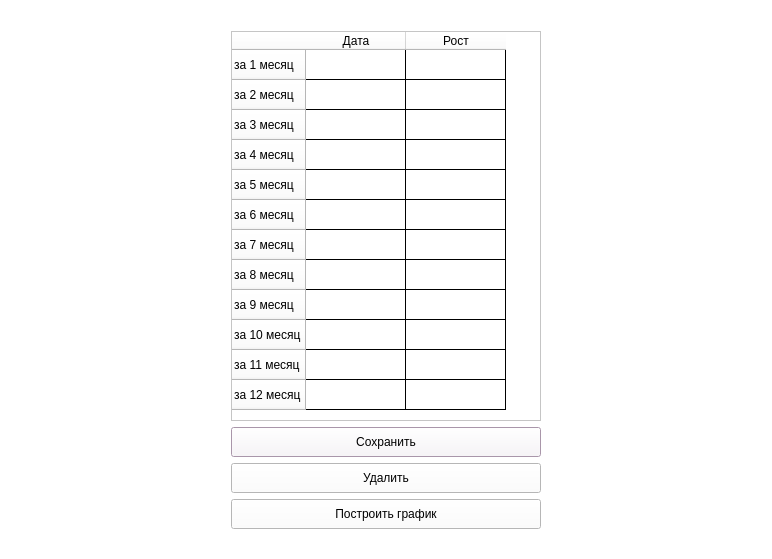
<?xml version="1.0" encoding="UTF-8"?>
<ui version="4.0">
 <class>SecondWindow</class>
 <widget class="QDialog" name="SecondWindow">
  <property name="geometry">
   <rect>
    <x>0</x>
    <y>0</y>
    <width>772</width>
    <height>559</height>
   </rect>
  </property>
  <property name="sizePolicy">
   <sizepolicy hsizetype="Expanding" vsizetype="Expanding">
    <horstretch>0</horstretch>
    <verstretch>0</verstretch>
   </sizepolicy>
  </property>
  <property name="minimumSize">
   <size>
    <width>0</width>
    <height>0</height>
   </size>
  </property>
  <property name="cursor">
   <cursorShape>CrossCursor</cursorShape>
  </property>
  <property name="windowTitle">
   <string>Dialog</string>
  </property>
  <property name="layoutDirection">
   <enum>Qt::LeftToRight</enum>
  </property>
  <property name="autoFillBackground">
   <bool>false</bool>
  </property>
  <property name="styleSheet">
   <string notr="true">background-color: rgb(255, 255, 255);
selection-background-color: rgb(254, 229, 255);</string>
  </property>
  <layout class="QGridLayout" name="gridLayout">
   <item row="0" column="1">
    <spacer name="verticalSpacer_2">
     <property name="orientation">
      <enum>Qt::Vertical</enum>
     </property>
     <property name="sizeHint" stdset="0">
      <size>
       <width>20</width>
       <height>12</height>
      </size>
     </property>
    </spacer>
   </item>
   <item row="1" column="0">
    <spacer name="horizontalSpacer">
     <property name="orientation">
      <enum>Qt::Horizontal</enum>
     </property>
     <property name="sizeHint" stdset="0">
      <size>
       <width>223</width>
       <height>20</height>
      </size>
     </property>
    </spacer>
   </item>
   <item row="1" column="1">
    <widget class="QTableWidget" name="tableWidget">
     <property name="sizePolicy">
      <sizepolicy hsizetype="Expanding" vsizetype="Expanding">
       <horstretch>200</horstretch>
       <verstretch>200</verstretch>
      </sizepolicy>
     </property>
     <property name="minimumSize">
      <size>
       <width>310</width>
       <height>390</height>
      </size>
     </property>
     <property name="maximumSize">
      <size>
       <width>310</width>
       <height>390</height>
      </size>
     </property>
     <property name="baseSize">
      <size>
       <width>290</width>
       <height>390</height>
      </size>
     </property>
     <property name="layoutDirection">
      <enum>Qt::LeftToRight</enum>
     </property>
     <property name="styleSheet">
      <string notr="true">border-color: rgb(170, 0, 0);
gridline-color: rgb(0, 0, 0);
selection-color: rgb(85, 0, 255);
font: 12pt &quot;Segoe MDL2 Assets&quot;;</string>
     </property>
     <property name="gridStyle">
      <enum>Qt::SolidLine</enum>
     </property>
     <row>
      <property name="text">
       <string>за 1 месяц</string>
      </property>
     </row>
     <row>
      <property name="text">
       <string>за 2 месяц</string>
      </property>
     </row>
     <row>
      <property name="text">
       <string>за 3 месяц</string>
      </property>
     </row>
     <row>
      <property name="text">
       <string>за 4 месяц</string>
      </property>
     </row>
     <row>
      <property name="text">
       <string>за 5 месяц</string>
      </property>
     </row>
     <row>
      <property name="text">
       <string>за 6 месяц</string>
      </property>
     </row>
     <row>
      <property name="text">
       <string>за 7 месяц</string>
      </property>
     </row>
     <row>
      <property name="text">
       <string>за 8 месяц</string>
      </property>
     </row>
     <row>
      <property name="text">
       <string>за 9 месяц</string>
      </property>
     </row>
     <row>
      <property name="text">
       <string>за 10 месяц</string>
      </property>
     </row>
     <row>
      <property name="text">
       <string>за 11 месяц</string>
      </property>
     </row>
     <row>
      <property name="text">
       <string>за 12 месяц</string>
      </property>
     </row>
     <column>
      <property name="text">
       <string>Дата</string>
      </property>
     </column>
     <column>
      <property name="text">
       <string>Рост</string>
      </property>
     </column>
    </widget>
   </item>
   <item row="1" column="2">
    <spacer name="horizontalSpacer_2">
     <property name="orientation">
      <enum>Qt::Horizontal</enum>
     </property>
     <property name="sizeHint" stdset="0">
      <size>
       <width>223</width>
       <height>20</height>
      </size>
     </property>
    </spacer>
   </item>
   <item row="2" column="1">
    <widget class="QPushButton" name="saveButton">
     <property name="sizePolicy">
      <sizepolicy hsizetype="Minimum" vsizetype="Minimum">
       <horstretch>29</horstretch>
       <verstretch>30</verstretch>
      </sizepolicy>
     </property>
     <property name="minimumSize">
      <size>
       <width>310</width>
       <height>30</height>
      </size>
     </property>
     <property name="maximumSize">
      <size>
       <width>310</width>
       <height>30</height>
      </size>
     </property>
     <property name="baseSize">
      <size>
       <width>290</width>
       <height>30</height>
      </size>
     </property>
     <property name="palette">
      <palette>
       <active>
        <colorrole role="WindowText">
         <brush brushstyle="SolidPattern">
          <color alpha="255">
           <red>0</red>
           <green>0</green>
           <blue>0</blue>
          </color>
         </brush>
        </colorrole>
        <colorrole role="Button">
         <brush brushstyle="SolidPattern">
          <color alpha="255">
           <red>0</red>
           <green>85</green>
           <blue>255</blue>
          </color>
         </brush>
        </colorrole>
        <colorrole role="Light">
         <brush brushstyle="SolidPattern">
          <color alpha="255">
           <red>127</red>
           <green>170</green>
           <blue>255</blue>
          </color>
         </brush>
        </colorrole>
        <colorrole role="Midlight">
         <brush brushstyle="SolidPattern">
          <color alpha="255">
           <red>63</red>
           <green>127</green>
           <blue>255</blue>
          </color>
         </brush>
        </colorrole>
        <colorrole role="Dark">
         <brush brushstyle="SolidPattern">
          <color alpha="255">
           <red>0</red>
           <green>42</green>
           <blue>127</blue>
          </color>
         </brush>
        </colorrole>
        <colorrole role="Mid">
         <brush brushstyle="SolidPattern">
          <color alpha="255">
           <red>0</red>
           <green>57</green>
           <blue>170</blue>
          </color>
         </brush>
        </colorrole>
        <colorrole role="Text">
         <brush brushstyle="SolidPattern">
          <color alpha="255">
           <red>0</red>
           <green>0</green>
           <blue>0</blue>
          </color>
         </brush>
        </colorrole>
        <colorrole role="BrightText">
         <brush brushstyle="SolidPattern">
          <color alpha="255">
           <red>255</red>
           <green>255</green>
           <blue>255</blue>
          </color>
         </brush>
        </colorrole>
        <colorrole role="ButtonText">
         <brush brushstyle="SolidPattern">
          <color alpha="255">
           <red>0</red>
           <green>0</green>
           <blue>0</blue>
          </color>
         </brush>
        </colorrole>
        <colorrole role="Base">
         <brush brushstyle="SolidPattern">
          <color alpha="255">
           <red>255</red>
           <green>255</green>
           <blue>255</blue>
          </color>
         </brush>
        </colorrole>
        <colorrole role="Window">
         <brush brushstyle="SolidPattern">
          <color alpha="255">
           <red>0</red>
           <green>85</green>
           <blue>255</blue>
          </color>
         </brush>
        </colorrole>
        <colorrole role="Shadow">
         <brush brushstyle="SolidPattern">
          <color alpha="255">
           <red>0</red>
           <green>0</green>
           <blue>0</blue>
          </color>
         </brush>
        </colorrole>
        <colorrole role="AlternateBase">
         <brush brushstyle="SolidPattern">
          <color alpha="255">
           <red>127</red>
           <green>170</green>
           <blue>255</blue>
          </color>
         </brush>
        </colorrole>
        <colorrole role="ToolTipBase">
         <brush brushstyle="SolidPattern">
          <color alpha="255">
           <red>255</red>
           <green>255</green>
           <blue>220</blue>
          </color>
         </brush>
        </colorrole>
        <colorrole role="ToolTipText">
         <brush brushstyle="SolidPattern">
          <color alpha="255">
           <red>0</red>
           <green>0</green>
           <blue>0</blue>
          </color>
         </brush>
        </colorrole>
        <colorrole role="PlaceholderText">
         <brush brushstyle="SolidPattern">
          <color alpha="127">
           <red>0</red>
           <green>0</green>
           <blue>0</blue>
          </color>
         </brush>
        </colorrole>
        <colorrole role="Accent">
         <brush brushstyle="SolidPattern">
          <color alpha="255">
           <red>255</red>
           <green>255</green>
           <blue>255</blue>
          </color>
         </brush>
        </colorrole>
       </active>
       <inactive>
        <colorrole role="WindowText">
         <brush brushstyle="SolidPattern">
          <color alpha="255">
           <red>0</red>
           <green>0</green>
           <blue>0</blue>
          </color>
         </brush>
        </colorrole>
        <colorrole role="Button">
         <brush brushstyle="SolidPattern">
          <color alpha="255">
           <red>0</red>
           <green>85</green>
           <blue>255</blue>
          </color>
         </brush>
        </colorrole>
        <colorrole role="Light">
         <brush brushstyle="SolidPattern">
          <color alpha="255">
           <red>127</red>
           <green>170</green>
           <blue>255</blue>
          </color>
         </brush>
        </colorrole>
        <colorrole role="Midlight">
         <brush brushstyle="SolidPattern">
          <color alpha="255">
           <red>63</red>
           <green>127</green>
           <blue>255</blue>
          </color>
         </brush>
        </colorrole>
        <colorrole role="Dark">
         <brush brushstyle="SolidPattern">
          <color alpha="255">
           <red>0</red>
           <green>42</green>
           <blue>127</blue>
          </color>
         </brush>
        </colorrole>
        <colorrole role="Mid">
         <brush brushstyle="SolidPattern">
          <color alpha="255">
           <red>0</red>
           <green>57</green>
           <blue>170</blue>
          </color>
         </brush>
        </colorrole>
        <colorrole role="Text">
         <brush brushstyle="SolidPattern">
          <color alpha="255">
           <red>0</red>
           <green>0</green>
           <blue>0</blue>
          </color>
         </brush>
        </colorrole>
        <colorrole role="BrightText">
         <brush brushstyle="SolidPattern">
          <color alpha="255">
           <red>255</red>
           <green>255</green>
           <blue>255</blue>
          </color>
         </brush>
        </colorrole>
        <colorrole role="ButtonText">
         <brush brushstyle="SolidPattern">
          <color alpha="255">
           <red>0</red>
           <green>0</green>
           <blue>0</blue>
          </color>
         </brush>
        </colorrole>
        <colorrole role="Base">
         <brush brushstyle="SolidPattern">
          <color alpha="255">
           <red>255</red>
           <green>255</green>
           <blue>255</blue>
          </color>
         </brush>
        </colorrole>
        <colorrole role="Window">
         <brush brushstyle="SolidPattern">
          <color alpha="255">
           <red>0</red>
           <green>85</green>
           <blue>255</blue>
          </color>
         </brush>
        </colorrole>
        <colorrole role="Shadow">
         <brush brushstyle="SolidPattern">
          <color alpha="255">
           <red>0</red>
           <green>0</green>
           <blue>0</blue>
          </color>
         </brush>
        </colorrole>
        <colorrole role="AlternateBase">
         <brush brushstyle="SolidPattern">
          <color alpha="255">
           <red>127</red>
           <green>170</green>
           <blue>255</blue>
          </color>
         </brush>
        </colorrole>
        <colorrole role="ToolTipBase">
         <brush brushstyle="SolidPattern">
          <color alpha="255">
           <red>255</red>
           <green>255</green>
           <blue>220</blue>
          </color>
         </brush>
        </colorrole>
        <colorrole role="ToolTipText">
         <brush brushstyle="SolidPattern">
          <color alpha="255">
           <red>0</red>
           <green>0</green>
           <blue>0</blue>
          </color>
         </brush>
        </colorrole>
        <colorrole role="PlaceholderText">
         <brush brushstyle="SolidPattern">
          <color alpha="127">
           <red>0</red>
           <green>0</green>
           <blue>0</blue>
          </color>
         </brush>
        </colorrole>
        <colorrole role="Accent">
         <brush brushstyle="SolidPattern">
          <color alpha="255">
           <red>255</red>
           <green>255</green>
           <blue>255</blue>
          </color>
         </brush>
        </colorrole>
       </inactive>
       <disabled>
        <colorrole role="WindowText">
         <brush brushstyle="SolidPattern">
          <color alpha="255">
           <red>0</red>
           <green>42</green>
           <blue>127</blue>
          </color>
         </brush>
        </colorrole>
        <colorrole role="Button">
         <brush brushstyle="SolidPattern">
          <color alpha="255">
           <red>0</red>
           <green>85</green>
           <blue>255</blue>
          </color>
         </brush>
        </colorrole>
        <colorrole role="Light">
         <brush brushstyle="SolidPattern">
          <color alpha="255">
           <red>127</red>
           <green>170</green>
           <blue>255</blue>
          </color>
         </brush>
        </colorrole>
        <colorrole role="Midlight">
         <brush brushstyle="SolidPattern">
          <color alpha="255">
           <red>63</red>
           <green>127</green>
           <blue>255</blue>
          </color>
         </brush>
        </colorrole>
        <colorrole role="Dark">
         <brush brushstyle="SolidPattern">
          <color alpha="255">
           <red>0</red>
           <green>42</green>
           <blue>127</blue>
          </color>
         </brush>
        </colorrole>
        <colorrole role="Mid">
         <brush brushstyle="SolidPattern">
          <color alpha="255">
           <red>0</red>
           <green>57</green>
           <blue>170</blue>
          </color>
         </brush>
        </colorrole>
        <colorrole role="Text">
         <brush brushstyle="SolidPattern">
          <color alpha="255">
           <red>0</red>
           <green>42</green>
           <blue>127</blue>
          </color>
         </brush>
        </colorrole>
        <colorrole role="BrightText">
         <brush brushstyle="SolidPattern">
          <color alpha="255">
           <red>255</red>
           <green>255</green>
           <blue>255</blue>
          </color>
         </brush>
        </colorrole>
        <colorrole role="ButtonText">
         <brush brushstyle="SolidPattern">
          <color alpha="255">
           <red>0</red>
           <green>42</green>
           <blue>127</blue>
          </color>
         </brush>
        </colorrole>
        <colorrole role="Base">
         <brush brushstyle="SolidPattern">
          <color alpha="255">
           <red>0</red>
           <green>85</green>
           <blue>255</blue>
          </color>
         </brush>
        </colorrole>
        <colorrole role="Window">
         <brush brushstyle="SolidPattern">
          <color alpha="255">
           <red>0</red>
           <green>85</green>
           <blue>255</blue>
          </color>
         </brush>
        </colorrole>
        <colorrole role="Shadow">
         <brush brushstyle="SolidPattern">
          <color alpha="255">
           <red>0</red>
           <green>0</green>
           <blue>0</blue>
          </color>
         </brush>
        </colorrole>
        <colorrole role="AlternateBase">
         <brush brushstyle="SolidPattern">
          <color alpha="255">
           <red>0</red>
           <green>85</green>
           <blue>255</blue>
          </color>
         </brush>
        </colorrole>
        <colorrole role="ToolTipBase">
         <brush brushstyle="SolidPattern">
          <color alpha="255">
           <red>255</red>
           <green>255</green>
           <blue>220</blue>
          </color>
         </brush>
        </colorrole>
        <colorrole role="ToolTipText">
         <brush brushstyle="SolidPattern">
          <color alpha="255">
           <red>0</red>
           <green>0</green>
           <blue>0</blue>
          </color>
         </brush>
        </colorrole>
        <colorrole role="PlaceholderText">
         <brush brushstyle="SolidPattern">
          <color alpha="127">
           <red>0</red>
           <green>42</green>
           <blue>127</blue>
          </color>
         </brush>
        </colorrole>
        <colorrole role="Accent">
         <brush brushstyle="SolidPattern">
          <color alpha="255">
           <red>76</red>
           <green>136</green>
           <blue>255</blue>
          </color>
         </brush>
        </colorrole>
       </disabled>
      </palette>
     </property>
     <property name="cursor">
      <cursorShape>CrossCursor</cursorShape>
     </property>
     <property name="layoutDirection">
      <enum>Qt::LeftToRight</enum>
     </property>
     <property name="styleSheet">
      <string notr="true">font: 700 9pt &quot;System&quot;;</string>
     </property>
     <property name="text">
      <string>Сохранить</string>
     </property>
    </widget>
   </item>
   <item row="3" column="1">
    <widget class="QPushButton" name="deleteButton">
     <property name="sizePolicy">
      <sizepolicy hsizetype="Minimum" vsizetype="Expanding">
       <horstretch>0</horstretch>
       <verstretch>0</verstretch>
      </sizepolicy>
     </property>
     <property name="minimumSize">
      <size>
       <width>310</width>
       <height>30</height>
      </size>
     </property>
     <property name="maximumSize">
      <size>
       <width>310</width>
       <height>30</height>
      </size>
     </property>
     <property name="baseSize">
      <size>
       <width>290</width>
       <height>30</height>
      </size>
     </property>
     <property name="styleSheet">
      <string notr="true">font: 700 9pt &quot;System&quot;;</string>
     </property>
     <property name="text">
      <string>Удалить</string>
     </property>
    </widget>
   </item>
   <item row="4" column="1">
    <widget class="QPushButton" name="graphButton">
     <property name="sizePolicy">
      <sizepolicy hsizetype="Minimum" vsizetype="Expanding">
       <horstretch>0</horstretch>
       <verstretch>0</verstretch>
      </sizepolicy>
     </property>
     <property name="minimumSize">
      <size>
       <width>310</width>
       <height>30</height>
      </size>
     </property>
     <property name="maximumSize">
      <size>
       <width>310</width>
       <height>30</height>
      </size>
     </property>
     <property name="baseSize">
      <size>
       <width>290</width>
       <height>30</height>
      </size>
     </property>
     <property name="styleSheet">
      <string notr="true">font: 700 9pt &quot;System&quot;;</string>
     </property>
     <property name="text">
      <string>Построить график</string>
     </property>
    </widget>
   </item>
   <item row="5" column="1">
    <spacer name="verticalSpacer">
     <property name="orientation">
      <enum>Qt::Vertical</enum>
     </property>
     <property name="sizeHint" stdset="0">
      <size>
       <width>20</width>
       <height>13</height>
      </size>
     </property>
    </spacer>
   </item>
  </layout>
 </widget>
 <resources/>
 <connections/>
</ui>
